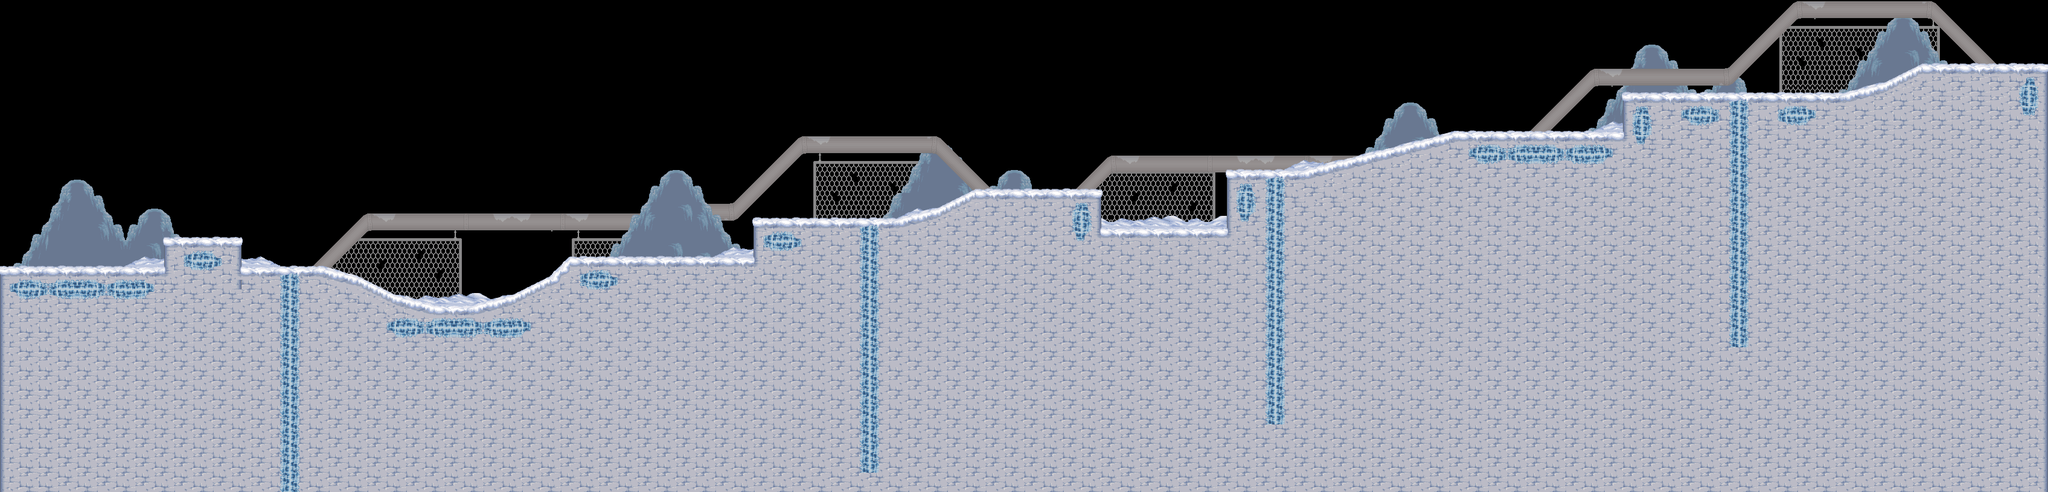

This is a level from a 2D game, rendered from its Tiled map with the project's own tilesets. A one-line summary and the map file follow, with tile-layer data summarised:
An orthogonal 212x51 tile map with 16x16 px tiles, 7 tile layers (Very Far Background, Far Background, BackSnow, Background, ...).

<map version="1.9" tiledversion="1.9.0" orientation="orthogonal" renderorder="right-down" width="212" height="51" tilewidth="16" tileheight="16" infinite="0" nextlayerid="12" nextobjectid="1">
 <tileset firstgid="1" source="tileset_centralwhite.tsx" />
 <layer id="9" name="Very Far Background" width="212" height="51">
  <data>[10812 cells, 548 non-empty, 22 distinct tile ids]</data>
 </layer>
 <layer id="7" name="Far Background" width="212" height="51">
  <data>[10812 cells, 1257 non-empty, 47 distinct tile ids]</data>
 </layer>
 <layer id="6" name="BackSnow" width="212" height="51">
  <data>[10812 cells, 104 non-empty, 17 distinct tile ids]</data>
 </layer>
 <layer id="1" name="Background" width="212" height="51">
  <data>[10812 cells, 204 non-empty, 10 distinct tile ids]</data>
 </layer>
 <layer id="3" name="Main" width="212" height="51">
  <data>[10812 cells, 6333 non-empty, 9 distinct tile ids]</data>
 </layer>
 <layer id="8" name="ShadowsNDetails" width="212" height="51">
  <data>[10812 cells, 364 non-empty, 8 distinct tile ids]</data>
 </layer>
 <layer id="4" name="Foreground" width="212" height="51">
  <data>[10812 cells, 502 non-empty, 34 distinct tile ids]</data>
 </layer>
</map>
